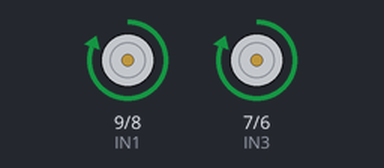
Simulated run of this sketch. Board: Arduino Uno, built with avr-gcc and run on an emulated ATmega328P. On the bench: motor-driver pin pairs drawn as motors (green arrow = first pin HIGH = forward, orange = second pin HIGH = backward, longer = more drive, scaled by the enable pin).

Above: at 1.5 s.
At 4.5 s:
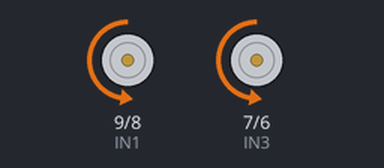
At 11.0 s:
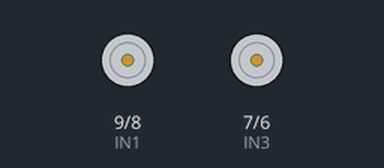
Timing chart, 0 to 20.8 s (numbered marks = the images above):
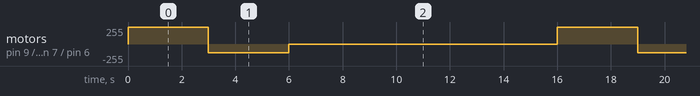

Measured:
- by itself, motor on pin 9 (IN1) / pin 8 (IN2), motor on pin 7 (IN3) / pin 6 (IN4): repeats every 16.0 s: backward 128/255 3.0 s, stopped 10.0 s, forward 255/255 3.0 s

The sketch:

motores.ino
```cpp
// Motor 1
 int ENA=10;
 int IN1=9;
 int IN2=8;

// Motor 2
  int ENB=5;
  int IN3=7;
  int IN4=6;

void setup() {
  // put your setup code here, to run once:
pinMode(ENA,OUTPUT);
pinMode(IN1,OUTPUT);
pinMode(IN2,OUTPUT);
pinMode(ENB,OUTPUT);
pinMode(IN3,OUTPUT);
pinMode(IN4,OUTPUT);
}

void loop() {
  // put your main code here, to run repeatedly:
  adelante();
  delay(3000);
  atras();
  delay(3000);
  para();
  delay(10000);
}

void adelante ()
{
  //direccion motor 1
  digitalWrite(IN1,HIGH);
  digitalWrite(IN2,LOW);
  analogWrite(ENA, 255);
  //direccion motor 2
  digitalWrite(IN3,HIGH);
  digitalWrite(IN4,LOW);
  analogWrite(ENB,255);
}

void atras ()
{
  //direccion motor 1
  digitalWrite(IN1,LOW);
  digitalWrite(IN2,HIGH);
  analogWrite(ENA, 128);
  //direccion motor 2
  digitalWrite(IN3,LOW);
  digitalWrite(IN4,HIGH);
  analogWrite(ENB,128);
}

void derecha ()
{
  //direccion motor 1
  digitalWrite(IN1,HIGH);
  digitalWrite(IN2,LOW);
  analogWrite(ENA, 200);
  //direccion motor 2
  digitalWrite(IN3,LOW);
  digitalWrite(IN4,HIGH);
  analogWrite(ENB,100);
}

void izquierda ()
{
  //direccion motor 1
  digitalWrite(IN1,LOW);
  digitalWrite(IN2,HIGH);
  analogWrite(ENA, 50);
  //direccion motor 2
  digitalWrite(IN3,HIGH);
  digitalWrite(IN4,LOW);
  analogWrite(ENB,150);
}

void para ()
{
  //direccion motor 1
  digitalWrite(IN1,LOW);
  digitalWrite(IN2,LOW);
  analogWrite(ENA, 0);
  //direccion motor 2
  digitalWrite(IN3,LOW);
  digitalWrite(IN4,LOW);
  analogWrite(ENB,0);
}
```
